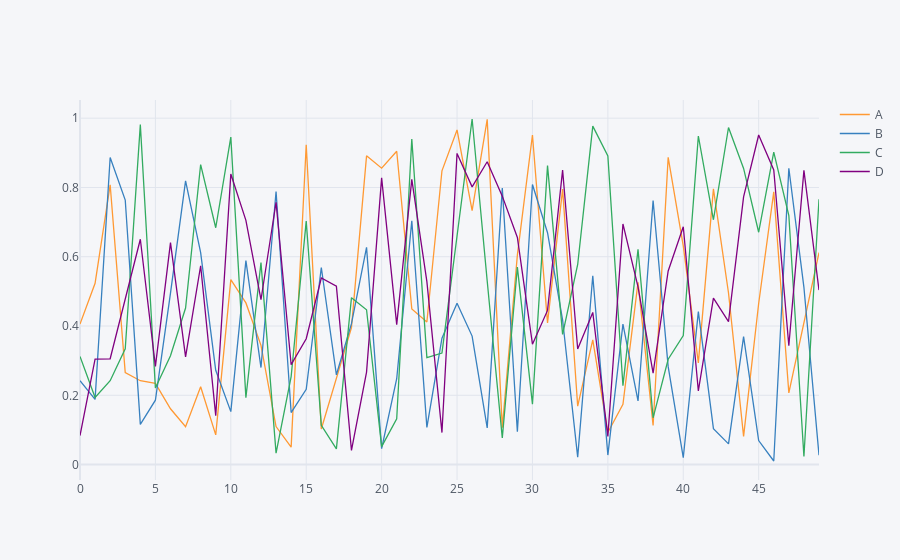

Write notebook code for a chart like this one.
### Markdown cell above
# Basics

### Code cell
arr_1 = np.random.rand(50, 4)
df_1 = pd.DataFrame(arr_1, columns=['A', 'B', 'C', 'D'])
df_1.head()
df_1.iplot()
